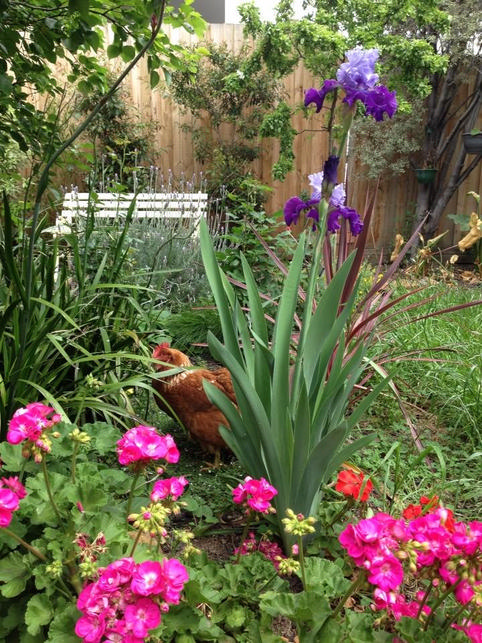
%> input picture assignments/assigmnet_1/image/backyard.png, 482 x 643 px
$ octave problem_1.m   (GNU Octave 9; MATLAB toolbox functions it lacks are replaced by stand-ins)
%> lines starting %> are read from the running program, lines starting %| are printed output that depends on the picture
img = imread('../assigmnet_1/image/backyard.png');
%> img is the input picture: size 643x482x3 uint8; mean R, G, B 109.2, 105.1, 75

R = img(:,:,1);
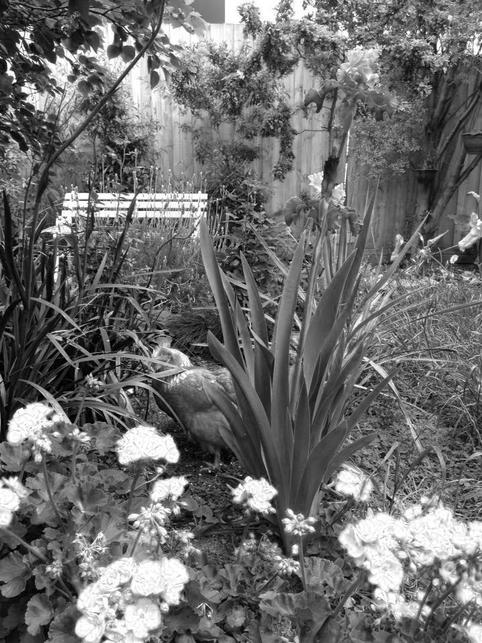
%> R: size 643x482 uint8; min 0, max 255, mean 109.2
G = img(:,:,2);
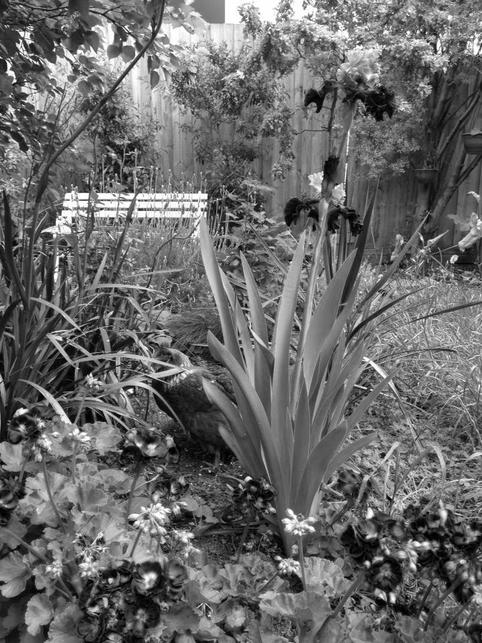
%> G: size 643x482 uint8; min 0, max 255, mean 105.1
B = img(:,:,3);
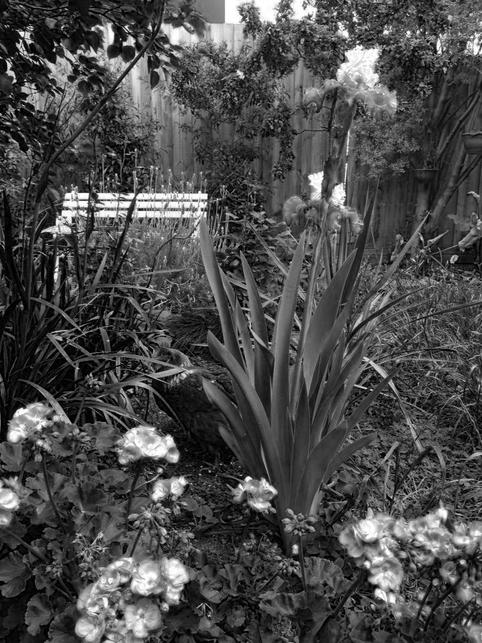
%> B: size 643x482 uint8; min 0, max 255, mean 75
zero = zeros(size(R),'uint8');

[y,map] = rgb2ind(img,10);
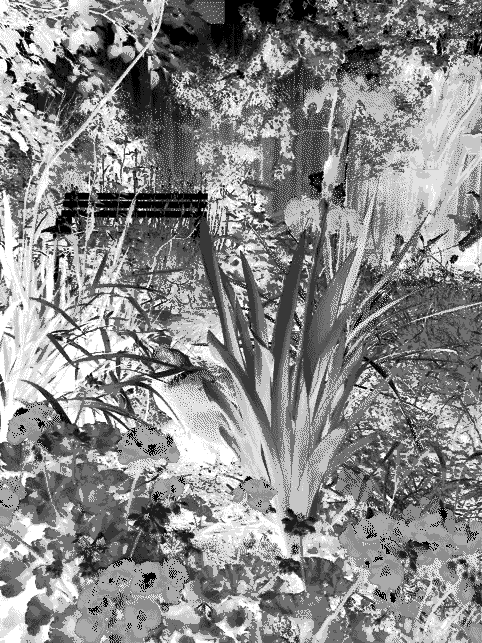
%> y: size 643x482 uint8; min 0, max 9, mean 4.86; drawn with min black and max white
%> map = [0.937 0.886 0.867; 0.765 0.745 0.569; 0.588 0.624 0.431; 0.475 0.518 0.333; 0.38 0.427 0.247; 0.741 0.153 0.4; 0.949 0.263 0.71; 0.294 0.337 0.18; 0.212 0.235 0.114; 0.102 0.133 0.0431]
imwrite(y, map, 'temp_image.png');
imfinfo('temp_image.png')
imfinfo('image\backyard.png')
%建立彩色通道圖
red_img   = cat(3, R, zero, zero);
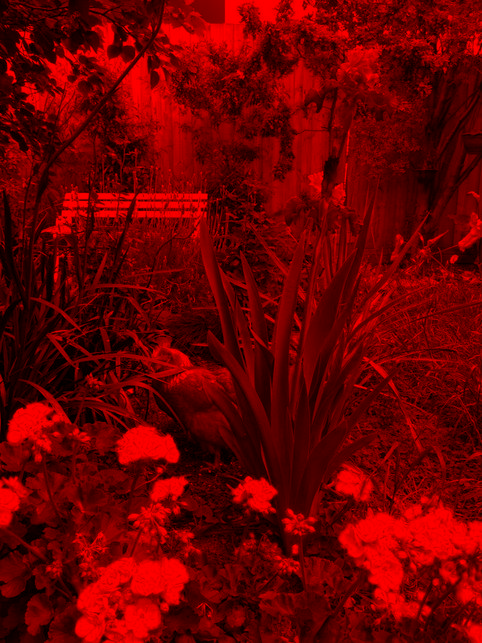
%> red_img: size 643x482x3 uint8; mean R, G, B 109.2, 0, 0
green_img = cat(3, zero, G, zero);
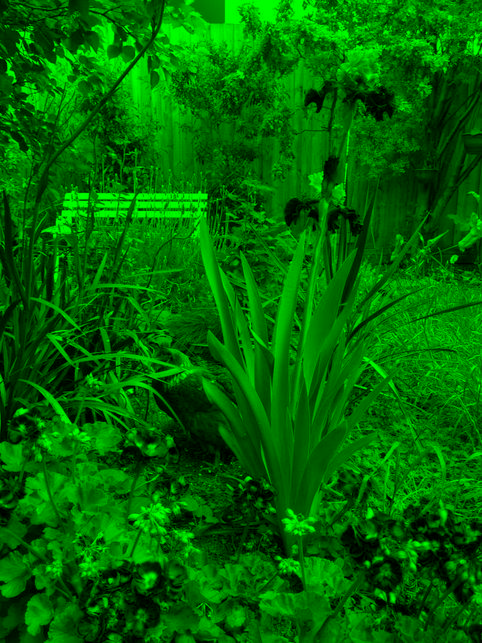
%> green_img: size 643x482x3 uint8; mean R, G, B 0, 105.1, 0
blue_img  = cat(3, zero, zero, B);
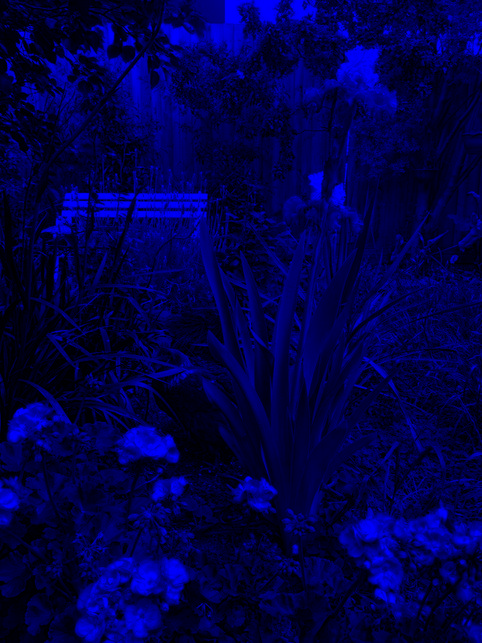
%> blue_img: size 643x482x3 uint8; mean R, G, B 0, 0, 75

figure;
subplot(2,2,1); imshow(img); title('原始影像');
subplot(2,2,2); imshow(red_img); title('紅色通道 (彩色)');
subplot(2,2,3); imshow(green_img); title('綠色通道 (彩色)');
subplot(2,2,4); imshow(blue_img); title('藍色通道 (彩色)');
figure;
subplot(1,2,1); imshow(img); title('原始影像');
subplot(1,2,2); imshow(y,map); title('索引影像');
